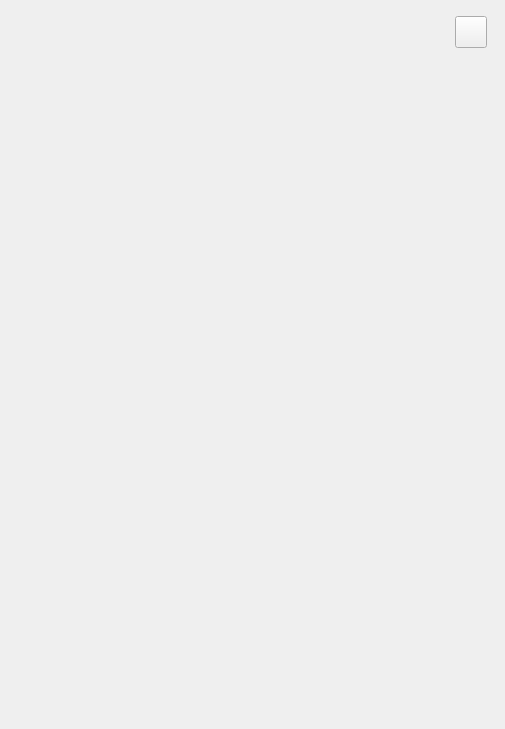
<?xml version="1.0" encoding="UTF-8"?>
<ui version="4.0">
 <class>vBrowser</class>
 <widget class="QWidget" name="vBrowser">
  <property name="geometry">
   <rect>
    <x>0</x>
    <y>0</y>
    <width>505</width>
    <height>729</height>
   </rect>
  </property>
  <property name="windowTitle">
   <string>活动页面</string>
  </property>
  <property name="styleSheet">
   <string notr="true">QLabel
{
color:white;
background-color: rgba(0, 0, 0, 70%);
border-radius:8px;
font: 16px Microsoft YaHei;
}

QPushButton
{
	border-image: url(:/Prank/Prank/ic_gb.png);
}

QPushButton:hover
{
	border-image: url(:/Prank/Prank/ic_gb_bright.png);
}</string>
  </property>
  <layout class="QVBoxLayout" name="verticalLayout">
   <property name="spacing">
    <number>0</number>
   </property>
   <property name="leftMargin">
    <number>0</number>
   </property>
   <property name="topMargin">
    <number>0</number>
   </property>
   <property name="rightMargin">
    <number>0</number>
   </property>
   <property name="bottomMargin">
    <number>0</number>
   </property>
   <item>
    <widget class="QFrame" name="frame">
     <property name="styleSheet">
      <string notr="true">#frame
{
	border-radius:8px;
}</string>
     </property>
     <property name="frameShape">
      <enum>QFrame::StyledPanel</enum>
     </property>
     <property name="frameShadow">
      <enum>QFrame::Raised</enum>
     </property>
     <widget class="QWidget" name="widget" native="true">
      <property name="geometry">
       <rect>
        <x>0</x>
        <y>0</y>
        <width>505</width>
        <height>100</height>
       </rect>
      </property>
      <property name="minimumSize">
       <size>
        <width>0</width>
        <height>100</height>
       </size>
      </property>
      <property name="styleSheet">
       <string notr="true">#widget{
border-image: url(:/QSimpleBrowser/qrc/web.png);
}</string>
      </property>
     </widget>
     <widget class="QPushButton" name="pushButton">
      <property name="geometry">
       <rect>
        <x>455</x>
        <y>16</y>
        <width>32</width>
        <height>32</height>
       </rect>
      </property>
      <property name="cursor">
       <cursorShape>PointingHandCursor</cursorShape>
      </property>
      <property name="text">
       <string/>
      </property>
     </widget>
     <widget class="QCefWebView" name="widget_web" native="true">
      <property name="geometry">
       <rect>
        <x>0</x>
        <y>0</y>
        <width>505</width>
        <height>729</height>
       </rect>
      </property>
     </widget>
     <zorder>widget_web</zorder>
     <zorder>widget</zorder>
     <zorder>pushButton</zorder>
    </widget>
   </item>
  </layout>
 </widget>
 <customwidgets>
  <customwidget>
   <class>QCefWebView</class>
   <extends>QWidget</extends>
   <header location="global">QCefWebView.h</header>
   <container>1</container>
  </customwidget>
 </customwidgets>
 <resources>
  <include location="QtCefView.qrc"/>
 </resources>
 <connections/>
</ui>
